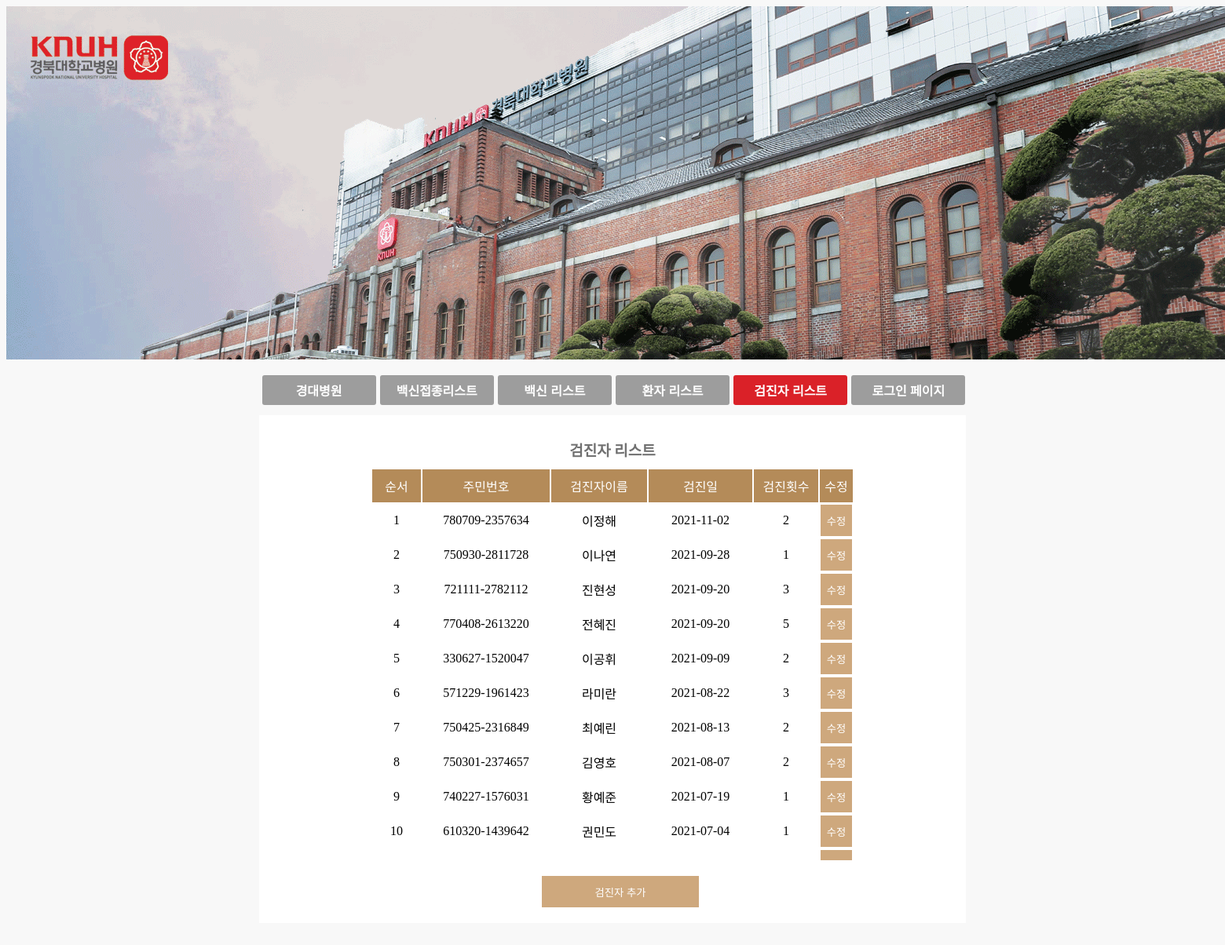
The page /Covid19_Database_websiteFile/new_knu_hospital_testers_list.php on the database its author committed.
### tables this page shows
CREATE TABLE `testers` (
  `Cssn` varchar(14) NOT NULL,
  `Testdate` date NOT NULL,
  `Testnum` int NOT NULL,
  `Testhospital` varchar(10) NOT NULL,
  PRIMARY KEY (`Cssn`),
  CONSTRAINT `fk_TEST_CITIZEN1` FOREIGN KEY (`Cssn`) REFERENCES `citizens` (`Ssn`)
);

CREATE TABLE `citizens` (
  `Ssn` varchar(14) NOT NULL,
  `Name` varchar(5) NOT NULL,
  `Sex` char(1) NOT NULL,
  `Age` int NOT NULL,
  `Addr1` varchar(10) DEFAULT NULL,
  `Addr2` varchar(10) DEFAULT NULL,
  `Addr3` varchar(10) DEFAULT NULL,
  PRIMARY KEY (`Ssn`),
  UNIQUE KEY `Ssn_UNIQUE` (`Ssn`)
);

### Covid19_Database_websiteFile/new_knu_hospital_testers_list.php (the view, shortened to what this page needs)
<!doctype html>
<html lang="ko">
  <head>
    <td width="1920dp" align='center'>
          <img src="./banner.png" >
        </td>
  </head>
  <body>
    <div class="main-box">
    <table class="button-box">
            <tr>
                <td>
                    <form action="new_knu_hospital_mainpage.php" method="POST">
                        <button class="btn">경대병원</button>
                    </form>
                </td>
                <td>
                    <form action="new_knu_hospital_vaccinate_list.php" method="POST">
                        <button class="btn">백신접종리스트</button>
                    </form>
                </td>
                <td>
                    <form action="new_knu_hospital_vac_list.php" method="POST">
                        <button class="btn">백신 리스트</button>
                    </form>
                </td>
                <td>
                    <form action="new_knu_hospital_patients_list.php" method="POST">
                        <button class="btn">환자 리스트</button>
                    </form>
                </td>
                <td>
                    <form action="new_knu_hospital_testers_list.php" method="POST">
                        <button class="btn" style="background-color: #da2128;">검진자 리스트</button>
                    </form>
                </td>
                <td>
                    <form action="login.html" method="POST">
                        <button class="btn">로그인 페이지</button>
                    </form>
                </td>
            </tr>
        </table>
    </div>
   <div class="hospital_info-box_list">
   <div align="center" class="title">검진자 리스트</div>
   <div style="margin: 0 auto; width:650px; max-height: 500px; overflow-y: scroll;">
   <table align="center"class="hospital_info-table">
        <thead class="hospital_info-th">
            <tr>
                <td>순서</td>
                <td>주민번호</td>
                <td>검진자이름</td>
                <td>검진일</td>
                <td>검진횟수</td>
                <td>수정</td>
            </tr>
         </head>
         <tbody>
             <?php
             $username=$_POST['uid'];
                $jb_conn = mysqli_connect("localhost:3306", "root", "1234", "newcovid19db") or die("Error!!:: Covid-19 DataBase 접속 실패!!");
                $jb_confirmedcase_sql="SELECT * FROM newcovid19db.testers, newcovid19db.citizens WHERE Testhospital= '경대병원' AND  testers.Cssn=citizens.ssn
                ORDER BY Testdate DESC; ";
                $jb_confirmedcase_result = mysqli_query( $jb_conn, $jb_confirmedcase_sql );
                $num=1;
                while($row_confirmedcase = mysqli_fetch_array($jb_confirmedcase_result)){
                    echo "<TR>";
                    echo "<TD>", "$num", "</TD>";
                    echo "<TD>", $row_confirmedcase['Cssn'], "</TD>";
                    echo "<TD>", $row_confirmedcase['Name'], "</TD>";
                    echo "<TD>", $row_confirmedcase['Testdate'], "</TD>";
                    echo "<TD>", $row_confirmedcase['Testnum'], "</TD>";
                    echo "<TD>
                    <form action='new_knu_hospital_testers_update.php' method='POST'>
                    <input type='hidden' name='Cssn' value='$row_confirmedcase[Cssn]'/>
                    <input type='hidden' name='uid' value='$username'/>
                    <button type='submit' class='edit'>수정</button>
                    </form></TD>";
                    echo "</TR>";
                    $num++;
                }
                ?>
        </tbody>
    </table>
    </div>
    <div class="empty"></div>
    <form action='new_knu_testers_new.php' method='POST'>
        <button type='submit' class='add-btn'>검진자 추가</button>
    </form>
    <div class="empty"></div>
    </body>
    </html>

### Covid19_Database_websiteFile/new_knu_hospital_testers_list.php (style rules this page uses)
body { background-color:#F8F8F8; }
.btn { background-color: #9D9D9D; width: 145px; height: 38px; border-radius: 3px; border: none; color: white; font-size: 16px; font-weight: 700; line-height: 40px; cursor: pointer; }
.button-box { width: 903px; margin-top: 13px; margin-bottom: -20px; }
.main-box { background-color: none; width: 900px; margin: 0 auto; }
.title { color: #717171; font-weight: 800; font-size: 19px; padding-top: 30px; padding-bottom: 10px; }
.hospital_info-box_list { width: 900px; margin: 0 auto; background-color: white; }
.hospital_info-table { text-align: center; margin: 0 auto; }
.hospital_info-table .hospital_info-th td { height: 40px; color: white; background-color:#b48b59; }
.hospital_info-table .hospital_info-th td:nth-child(1) { width: 60px; }
.hospital_info-table .hospital_info-th td:nth-child(2) { width: 160px; }
.hospital_info-table .hospital_info-th td:nth-child(3) { width: 120px; }
.hospital_info-table .hospital_info-th td:nth-child(4) { width: 130px; }
.hospital_info-table .hospital_info-th td:nth-child(5) { width: 80px; }
.empty { width: 900px; height: 20px; margin: 0 auto; }
table { margin: 0 auto; padding-bottom: 30px; text-align: center; }
.edit { height: 40px; width: 40px; color: white; background-color:#CEA87D; border: none; }
.add-btn { height: 40px; width: 200px; color: white; background-color:#CEA87D; border: none; margin: 0 auto; text-align: center; margin-left: 360px; }

### rows shown on the page
testers: Cssn "780709-2357634", Cssn.Name "이정해", Testdate "2021-11-02", Testnum "2"
testers: Cssn "750930-2811728", Cssn.Name "이나연", Testdate "2021-09-28", Testnum "1"
testers: Cssn "721111-2782112", Cssn.Name "진현성", Testdate "2021-09-20", Testnum "3"
testers: Cssn "770408-2613220", Cssn.Name "전혜진", Testdate "2021-09-20", Testnum "5"
testers: Cssn "330627-1520047", Cssn.Name "이공휘", Testdate "2021-09-09", Testnum "2"
testers: Cssn "571229-1961423", Cssn.Name "라미란", Testdate "2021-08-22", Testnum "3"
testers: Cssn "750425-2316849", Cssn.Name "최예린", Testdate "2021-08-13", Testnum "2"
testers: Cssn "750301-2374657", Cssn.Name "김영호", Testdate "2021-08-07", Testnum "2"
testers: Cssn "740227-1576031", Cssn.Name "황예준", Testdate "2021-07-19", Testnum "1"
testers: Cssn "610320-1439642", Cssn.Name "권민도", Testdate "2021-07-04", Testnum "1"
